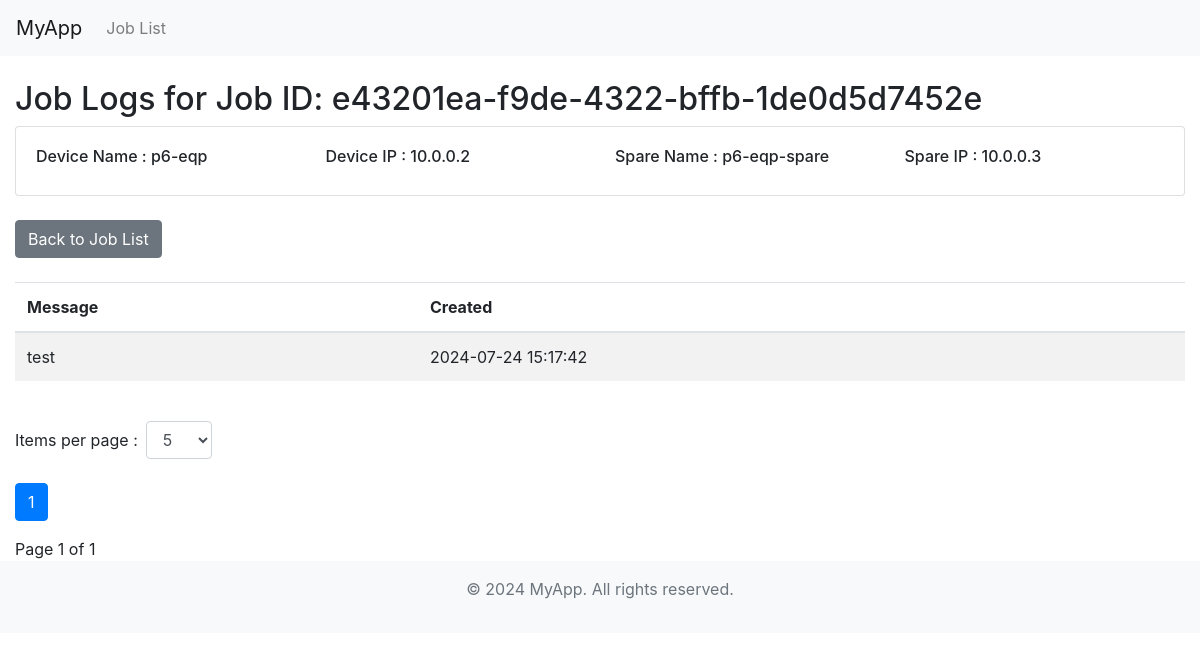
The page /jobs/e43201ea-f9de-4322-bffb-1de0d5d7452e/joblogs/ on the database its author committed.
### jobapp/models.py (models this page shows)
class Job(models.Model):
    job_id = models.UUIDField(default=uuid.uuid4, editable=False, primary_key=True)
    device_name = models.CharField(max_length=255)
    device_ip = models.GenericIPAddressField()
    spare_name = models.CharField(max_length=255)
    spare_ip = models.GenericIPAddressField()
    status = models.CharField(max_length=50)
    created = models.DateTimeField(auto_now_add=True)
    last_updated = models.DateTimeField(auto_now=True)

class JobLog(models.Model):
    job = models.ForeignKey(Job, on_delete=models.CASCADE)
    message = models.TextField()
    created = models.DateTimeField(auto_now_add=True)

### jobapp/views.py (the view)
# urls.py: path('<uuid:job_id>/joblogs/', views.JobLogListView.as_view(), name='joblog_list'),
class JobLogListView(ListView):
    model = JobLog
    template_name = 'jobapp/joblog_list.html'
    context_object_name = 'joblogs'
    paginate_by = 5  # Default value
    def get_queryset(self):
        job_id = self.kwargs.get('job_id')
        return JobLog.objects.filter(job_id=job_id).order_by('created')
    def get_context_data(self, **kwargs):
        context = super().get_context_data(**kwargs)
        job_id = self.kwargs.get('job_id')
        job = get_object_or_404(Job, job_id=job_id)
        context['job'] = job
        context['paginate_by'] = self.get_paginate_by(self.get_queryset())
        return context
    def get_paginate_by(self, queryset):
        paginate_by = self.request.GET.get('paginate_by', self.paginate_by)
        try:
            return int(paginate_by)
        except (TypeError, ValueError):
            return self.paginate_by

### jobapp/templates/jobapp/joblog_list.html (shortened to what this page needs)
{% extends 'base.html' %}
{% block content %}
    <h2>Job Logs for Job ID: {{ job.job_id }}</h2>
    <div class="card">
        <div class="card-body">
            <div class="row">
                <div class="col-md-3">
                    <h6>Device Name : {{ job.device_name }}</h6>
                </div>
                <div class="col-md-3">
                    <h6>Device IP :  {{ job.device_ip }}</h6>
                </div>
                <div class="col-md-3">
                    <h6>Spare Name : {{ job.spare_name }}</h6>
                </div>
                <div class="col-md-3">
                    <h6>Spare IP : {{ job.spare_ip }}</h6>
                </div>
            </div>
        </div>
    </div>
    <div class="mt-4">
        <a class="btn btn-secondary" href="{% url 'jobs:job_list' %}">Back to Job List</a>
    </div>
    <div class="mt-4 table-responsive">
        <table class="table table-striped">
            <thead>
                <tr>
                    <th>Message</th>
                    <th>Created</th>
                </tr>
            </thead>
            <tbody>
                {% for log in joblogs %}
                <tr>
                    <td>{{ log.message }}</td>
                    <td>{{ log.created|date:"Y-m-d H:i:s" }}</td>
                </tr>
                {% empty %}
                <tr>
                    <td colspan="2">No logs found for this job.</td>
                </tr>
                {% endfor %}
            </tbody>
        </table>
    </div>
    <div class="mt-4">
        <form method="get" action="" class="form-inline">
            <label class="mr-2"  for="paginate_by">Items per page : </label>
            <select name="paginate_by" id="paginate_by" class="form-control mr-2" onchange="this.form.submit()">
                <option value="5" {% if paginate_by == 5 %}selected{% endif %}>5</option>
            </select>
        </form>
        <br>
        <ul class="pagination">
            {% for num in page_obj.paginator.page_range %}
                {% if num == page_obj.number %}
                    <li class="page-item active" aria-current="page">
                        <span class="page-link">{{ num }}</span>
                    </li>
                {% else %}
                    <li class="page-item">
                        <a class="page-link" href="?page={{ num }}&paginate_by={{ paginate_by }}">{{ num }}</a>
                    </li>
                {% endif %}
            {% endfor %}
        </ul>
        <span>Page {{ page_obj.number }} of {{ page_obj.paginator.num_pages }}</span>
    </div>
{% endblock %}

### rows shown on the page
Job: job_id "e43201ea-f9de-4322-bffb-1de0d5d7452e", device_name "p6-eqp", device_ip "10.0.0.2", spare_name "p6-eqp-spare", spare_ip "10.0.0.3"
JobLog: message "test", created "2024-07-24 15:17:42"

### other values the page prints
{{ num }} "1"
{{ page_obj.number }} "1"
{{ page_obj.paginator.num_pages }} "1"
